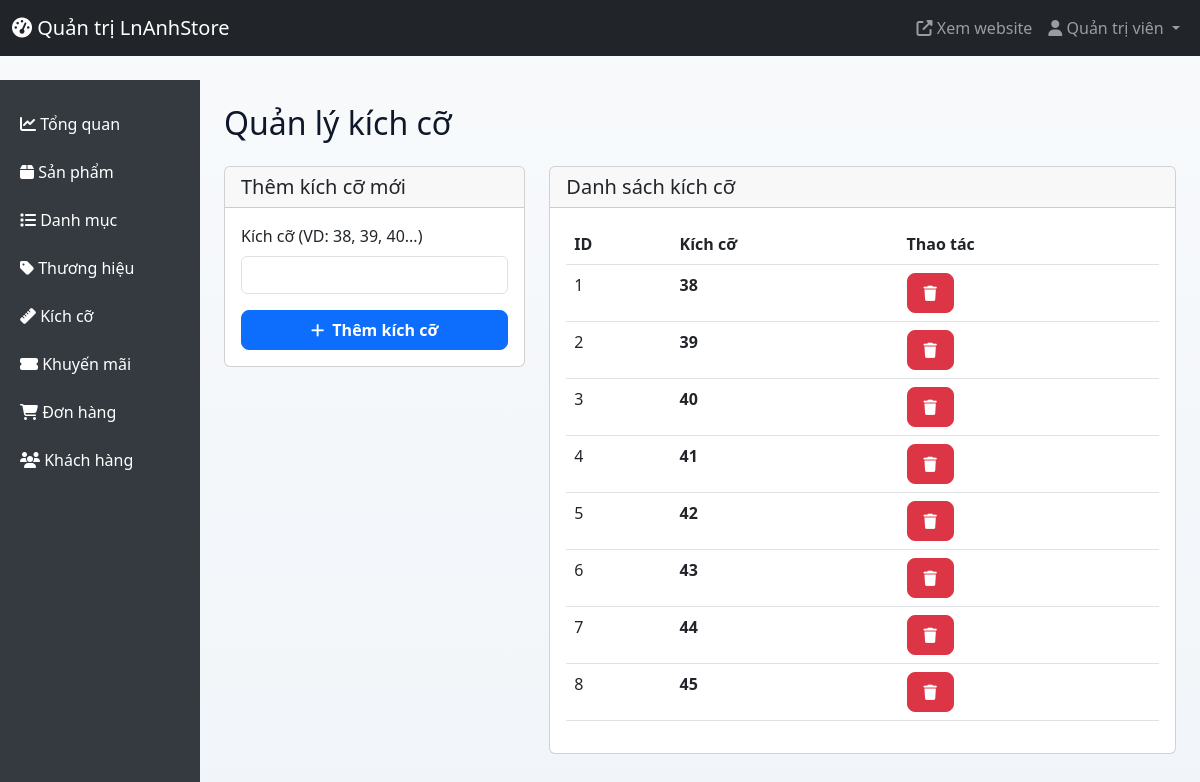
Screenshot of /admin/sizes.php (signed in) with the database file from the repository.
### tables this page shows
CREATE TABLE `sizes` (
  `id` int(11) NOT NULL,
  `size` varchar(10) NOT NULL,
  `created_at` timestamp NOT NULL DEFAULT current_timestamp()
);

### admin/sizes.php (the view, shortened to what this page needs)
<?php
require_once '../config/database.php';
$sizes = $db_conn->query("SELECT * FROM sizes ORDER BY CAST(size AS UNSIGNED)")->fetchAll();
include 'header.php';
?>
<h2 class="mb-4">Quản lý kích cỡ</h2>
<div class="row mt-4">
    <div class="col-md-4">
        <div class="card">
            <div class="card-header">
                <h5 class="mb-0">Thêm kích cỡ mới</h5>
            </div>
            <div class="card-body">
                <form method="POST">
                    <div class="mb-3">
                        <label class="form-label">Kích cỡ (VD: 38, 39, 40...)</label>
                        <input type="text" name="size" class="form-control" required>
                    </div>
                    <button type="submit" name="add" class="btn btn-primary w-100">
                        <i class="fas fa-plus"></i> Thêm kích cỡ
                    </button>
                </form>
            </div>
        </div>
    </div>
    <div class="col-md-8">
        <div class="card">
            <div class="card-header">
                <h5 class="mb-0">Danh sách kích cỡ</h5>
            </div>
            <div class="card-body">
                <table class="table">
                    <thead>
                        <tr>
                            <th>ID</th>
                            <th>Kích cỡ</th>
                            <th>Thao tác</th>
                        </tr>
                    </thead>
                    <tbody>
                        <?php foreach ($sizes as $size): ?>
                            <tr>
                                <td><?php echo $size['id']; ?></td>
                                <td><strong><?php echo htmlspecialchars($size['size']); ?></strong></td>
                                <td class="table-actions">
                                    <form method="POST" style="display: inline;" onsubmit="return confirm('Bạn có chắc muốn xóa?')">
                                        <button type="submit" class="btn btn-sm btn-danger">
                                            <i class="fas fa-trash"></i>
                                        </button>
                                    </form>
                                </td>
                            </tr>
                        <?php endforeach; ?>
                    </tbody>
                </table>
            </div>
        </div>
    </div>
</div>
<?php include 'footer.php'; ?>

### assets/css/style.css (style rules this page uses)
:root { --color-dark: #0f172a; --color-muted: #64748b; --color-primary: #2563eb; --color-primary-soft: #eff6ff; --color-border: #e2e8f0; --color-surface: #ffffff; --radius-sm: 8px; --radius-md: 12px; --shadow-xs: 0 4px 12px rgba(15, 23, 42, 0.05); --shadow-sm: 0 12px 32px rgba(15, 23, 42, 0.08); }
body { min-height: 100vh; display: flex; flex-direction: column; font-family: 'Segoe UI', Tahoma, Geneva, Verdana, sans-serif; color: var(--color-dark); background: linear-gradient(180deg, #f8fafc 0%, #f1f5f9 100%); }
.btn { border-radius: var(--radius-sm) !important; min-height: 40px; max-height: 40px; height: 40px; padding: 0 1.25rem; display: inline-flex; align-items: center; justify-content: center; gap: 0.5rem; font-weight: 600; transition: transform 0.2s ease, box-shadow 0.2s ease, background 0.2s ease; }
.btn-sm, .btn-lg { min-height: 40px; max-height: 40px; height: 40px; padding: 0 1rem; }
.btn i { font-size: 0.95rem; }
.table-actions { white-space: nowrap; }

### rows the page displays
sizes: id "1", size "38"
sizes: id "2", size "39"
sizes: id "3", size "40"
sizes: id "4", size "41"
sizes: id "5", size "42"
sizes: id "6", size "43"
sizes: id "7", size "44"
sizes: id "8", size "45"

### other values shown
$_SESSION['full_name'] "Quản trị viên"
